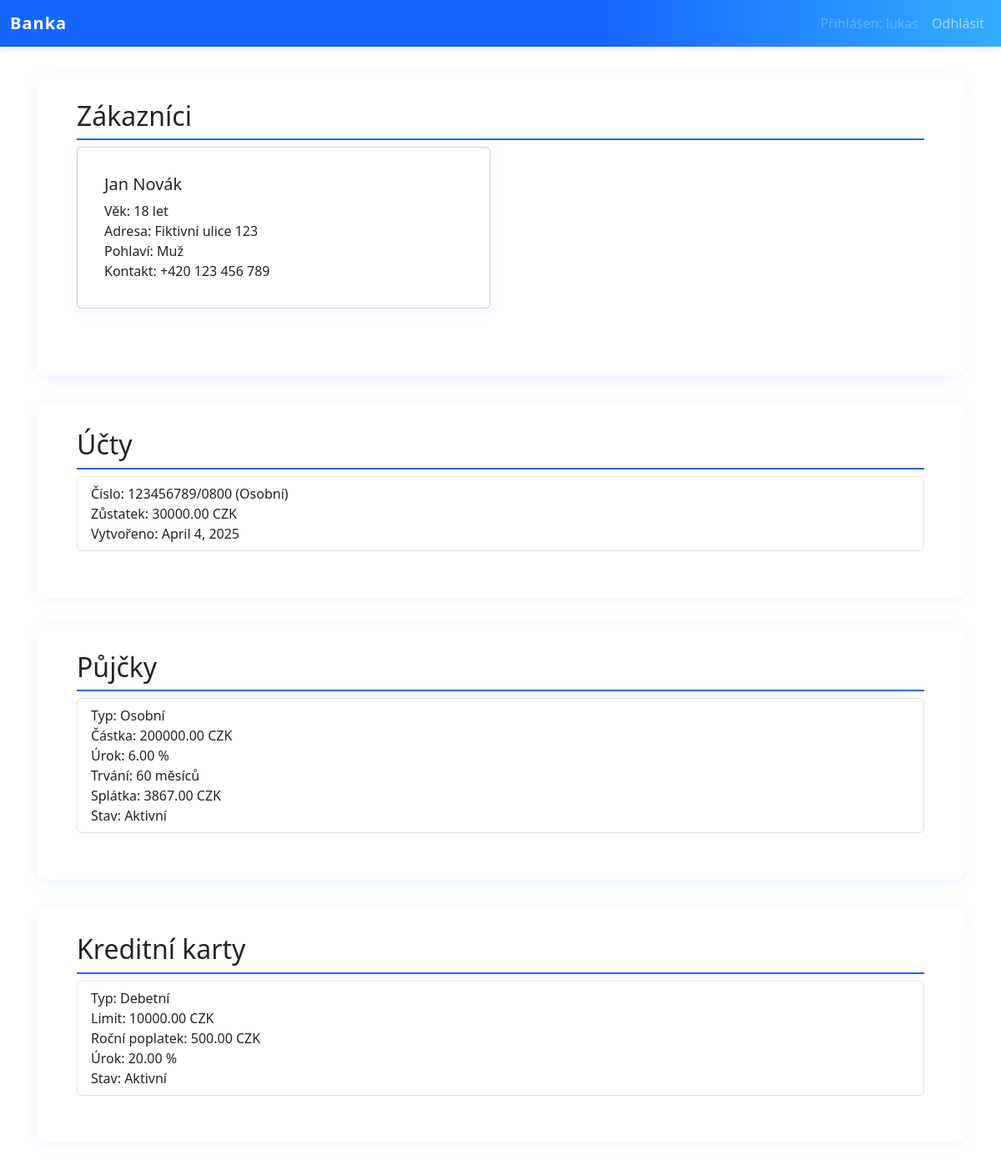
Page /bank/ (signed in) on the committed database.
### bank/models.py (models this page shows, shortened)
class Customer(models.Model):
    first_name = models.CharField(max_length=64)
    last_name = models.CharField(max_length=64)
    age = models.IntegerField()
    address = models.TextField()
    gender = models.CharField(max_length=10)
    contact_info = models.TextField()

class Account(models.Model):
    customer = models.ForeignKey(Customer, on_delete=models.CASCADE, related_name="accounts")
    account_number = models.CharField(max_length=32, unique=True)
    account_type = models.CharField(max_length=32)
    balance = models.DecimalField(max_digits=15, decimal_places=2)
    currency = models.CharField(max_length=10)
    created_at = models.DateField()

class Loan(models.Model):
    customer = models.ForeignKey(Customer, on_delete=models.CASCADE, related_name="loans")
    loan_type = models.CharField(max_length=64)
    amount = models.DecimalField(max_digits=15, decimal_places=2)
    interest_rate = models.DecimalField(max_digits=5, decimal_places=2)
    duration_months = models.IntegerField()
    monthly_payment = models.DecimalField(max_digits=15, decimal_places=2)
    status = models.CharField(max_length=32)

class CreditCard(models.Model):
    customer = models.ForeignKey(Customer, on_delete=models.CASCADE, related_name="credit_cards")
    card_type = models.CharField(max_length=32)
    limit = models.DecimalField(max_digits=15, decimal_places=2)
    annual_fee = models.DecimalField(max_digits=10, decimal_places=2)
    interest_rate = models.DecimalField(max_digits=5, decimal_places=2)
    active = models.BooleanField()

### bank/views.py (the view)
# urls.py: path("", views.index, name="index"),
def index(request):
    customers = Customer.objects.all()
    accounts = Account.objects.all()
    loans = Loan.objects.all()
    credit_cards = CreditCard.objects.all()
    investments = Investment.objects.all()
    context = {
        "customers": customers,
        "accounts": accounts,
        "loans": loans,
        "credit_cards": credit_cards,
        "investments": investments,
    }
    return render(request, "banka/index.html", context)

### bank/templates/banka/index.html (shortened to what this page needs)
{% extends "banka/layout.html" %}
{% block body %}
<div class="content-box">
  <h2>Zákazníci</h2>
  <div class="row">
    {% for customer in customers %}
    <div class="col-md-6 mb-3">
      <div class="card">
        <div class="card-body">
          <h5 class="card-title">{{ customer.first_name }} {{ customer.last_name }}</h5>
          <p class="card-text">
            Věk: {{ customer.age }} let<br>
            Adresa: {{ customer.address }}<br>
            Pohlaví: {{ customer.gender }}<br>
            Kontakt: {{ customer.contact_info }}
          </p>
        </div>
      </div>
    </div>
    {% endfor %}
  </div>
</div>
<div class="content-box">
  <h2>Účty</h2>
  <ul class="list-group mb-3">
    {% for account in accounts %}
    <li class="list-group-item">
      Číslo: {{ account.account_number }} ({{ account.account_type }})<br>
      Zůstatek: {{ account.balance }} {{ account.currency }}<br>
      Vytvořeno: {{ account.created_at }}
    </li>
    {% endfor %}
  </ul>
</div>
<div class="content-box">
  <h2>Půjčky</h2>
  <ul class="list-group mb-3">
    {% for loan in loans %}
    <li class="list-group-item">
      Typ: {{ loan.loan_type }}<br>
      Částka: {{ loan.amount }} CZK<br>
      Úrok: {{ loan.interest_rate }} %<br>
      Trvání: {{ loan.duration_months }} měsíců<br>
      Splátka: {{ loan.monthly_payment }} CZK<br>
      Stav: {{ loan.status }}
    </li>
    {% endfor %}
  </ul>
</div>
<div class="content-box">
  <h2>Kreditní karty</h2>
  <ul class="list-group mb-3">
    {% for card in credit_cards %}
    <li class="list-group-item">
      Typ: {{ card.card_type }}<br>
      Limit: {{ card.limit }} CZK<br>
      Roční poplatek: {{ card.annual_fee }} CZK<br>
      Úrok: {{ card.interest_rate }} %<br>
      Stav: {% if card.active %}Aktivní{% else %}Neaktivní{% endif %}
    </li>
    {% endfor %}
  </ul>
</div>
{% endblock %}

### bank/templates/banka/layout.html (shortened to what this page needs)
<!DOCTYPE html>
<html lang="cs">
<head>
    {% load static %}
    <link rel="stylesheet" href="{% static 'css/styles.css' %}">
    <link href="https://cdn.jsdelivr.net/npm/bootstrap@5.3.5/dist/css/bootstrap.min.css" rel="stylesheet">
</head>
<body>
<nav class="navbar navbar-expand-lg navbar-dark bg-primary">
  <div class="container-fluid">
    <a class="navbar-brand" href="{% url 'index' %}">Banka</a>
    <div class="collapse navbar-collapse" id="navbarNav">
      <ul class="navbar-nav ms-auto">
        {% if user.is_authenticated %}
          <li class="nav-item">
            <span class="nav-link disabled">Přihlášen: {{ user.username }}</span>
          </li>
          <li class="nav-item">
            <a class="nav-link" href="{% url 'logout' %}">Odhlásit</a>
          </li>
        {% endif %}
      </ul>
    </div>
  </div>
</nav>
<div class="container-main">
    {% block body %}{% endblock %}
</div>
</body>
</html>

### bank/static/css/styles.css (style rules this page uses)
:root { --primary: #1565ff; --primary-dark: #0039cb; --background: #f4f8fd; --white: #fff; --shadow: 0 4px 16px rgba(21,101,255,0.08); --radius: 12px; --space-xs: 8px; --space-sm: 16px; --space-md: 32px; --space-lg: 48px; --max-width: 1400px; }
* { box-sizing: border-box; }
body { background: var(--background); color: #222; font-family: 'Segoe UI', 'Roboto', Arial, sans-serif; margin: 0; font-size: 18px; line-height: 1.6; }
.navbar { background: linear-gradient(90deg, #1565ff 60%, #33AEFF 100%); box-shadow: 0 2px 10px rgba(21,101,255,0.10); padding: var(--space-xs) 0; }
.navbar-brand { color: var(--white); font-size: 1.5rem; font-weight: bold; letter-spacing: 1px; }
.container-main { width: 98vw; max-width: var(--max-width); margin: var(--space-md) auto; padding-left: var(--space-md); padding-right: var(--space-md); }
.content-box { background: var(--white); border-radius: var(--radius); box-shadow: var(--shadow); margin-bottom: var(--space-md); padding: var(--space-md) var(--space-lg); transition: box-shadow 0.2s, transform 0.2s; width: 100%; }
h2 { color: var(--primary); font-size: 2rem; margin-bottom: var(--space-sm); margin-top: 0; border-bottom: 2px solid var(--primary); padding-bottom: var(--space-xs); }
.card { background: var(--white); border-radius: var(--radius); box-shadow: var(--shadow); padding: var(--space-sm); margin-bottom: var(--space-sm); border: 1px solid #eaeaea; }
.list-group-item { background: #fcfcff; border: 1px solid #eaeaea; border-radius: var(--radius); margin-bottom: var(--space-xs); padding: var(--space-sm) var(--space-md); }
.row { display: flex; flex-wrap: wrap; gap: var(--space-md); margin-bottom: var(--space-sm); }
.col-md-6 { flex: 1 1 45%; min-width: 320px; }

### rows in the picture
Customer: first_name "Jan", last_name "Novák", age "18", address "Fiktivní ulice 123", gender "Muž", contact_info "+420 123 456 789"
Account: account_number "123456789/0800", account_type "Osobní", balance "30000.00", currency "CZK", created_at "April 4, 2025"
Loan: loan_type "Osobní", amount "200000.00", interest_rate "6.00", duration_months "60", monthly_payment "3867.00", status "Aktivní"
CreditCard: card_type "Debetní", limit "10000.00", annual_fee "500.00", interest_rate "20.00", active "Aktivní"

### other values in the picture
{{ user.username }} "lukas"
